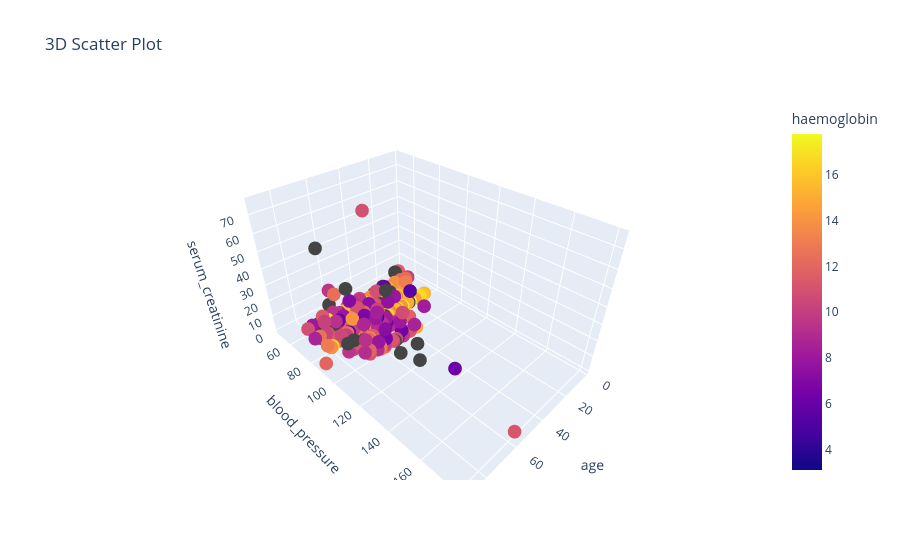

Notebook code for this chart:
### Code cell
# Also make a different scatter plot with different column as well
fig = px.scatter_3d(df, x='age', y='blood_pressure', z = 'serum_creatinine', color= 'haemoglobin', title= "3D Scatter Plot")
fig.show()

### Figure 1 — Plotly figure (JSON) as saved in the notebook; plotly's stock layout.template omitted (floating-point values rounded to 4 significant figures; data arrays with more than 128 entries replaced by an {"elided": "..."} marker saying what was removed)
{"data": [{"hovertemplate": "age=%{x}<br>blood_pressure=%{y}<br>serum_creatinine=%{z}<br>haemoglobin=%{marker.color}<extra></extra>", "legendgroup": "", "marker": {"color": {"elided": "400 float values"}, "coloraxis": "coloraxis", "symbol": "circle"}, "mode": "markers", "name": "", "scene": "scene", "showlegend": false, "type": "scatter3d", "x": {"elided": "400 float values"}, "y": {"elided": "400 float values"}, "z": {"elided": "400 float values"}}], "layout": {"coloraxis": {"colorbar": {"title": {"text": "haemoglobin"}}, "colorscale": [[0, "#0d0887"], [0.1111, "#46039f"], [0.2222, "#7201a8"], [0.3333, "#9c179e"], [0.4444, "#bd3786"], [0.5556, "#d8576b"], [0.6667, "#ed7953"], [0.7778, "#fb9f3a"], [0.8889, "#fdca26"], [1, "#f0f921"]]}, "legend": {"tracegroupgap": 0}, "scene": {"domain": {"x": [0, 1], "y": [0, 1]}, "xaxis": {"title": {"text": "age"}}, "yaxis": {"title": {"text": "blood_pressure"}}, "zaxis": {"title": {"text": "serum_creatinine"}}}, "title": {"text": "3D Scatter Plot"}}}
